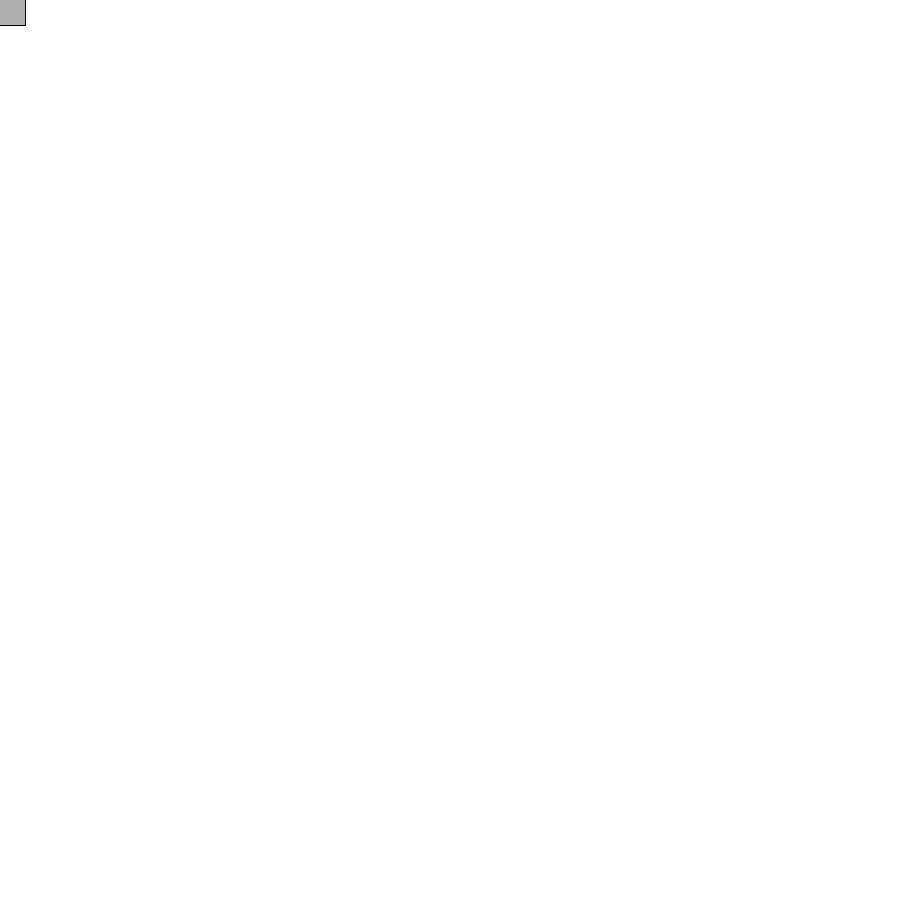
Frame 1 (no input)
Frame 60 (the mouse pressed at the canvas centre just before this capture): identical to frame 1, image omitted
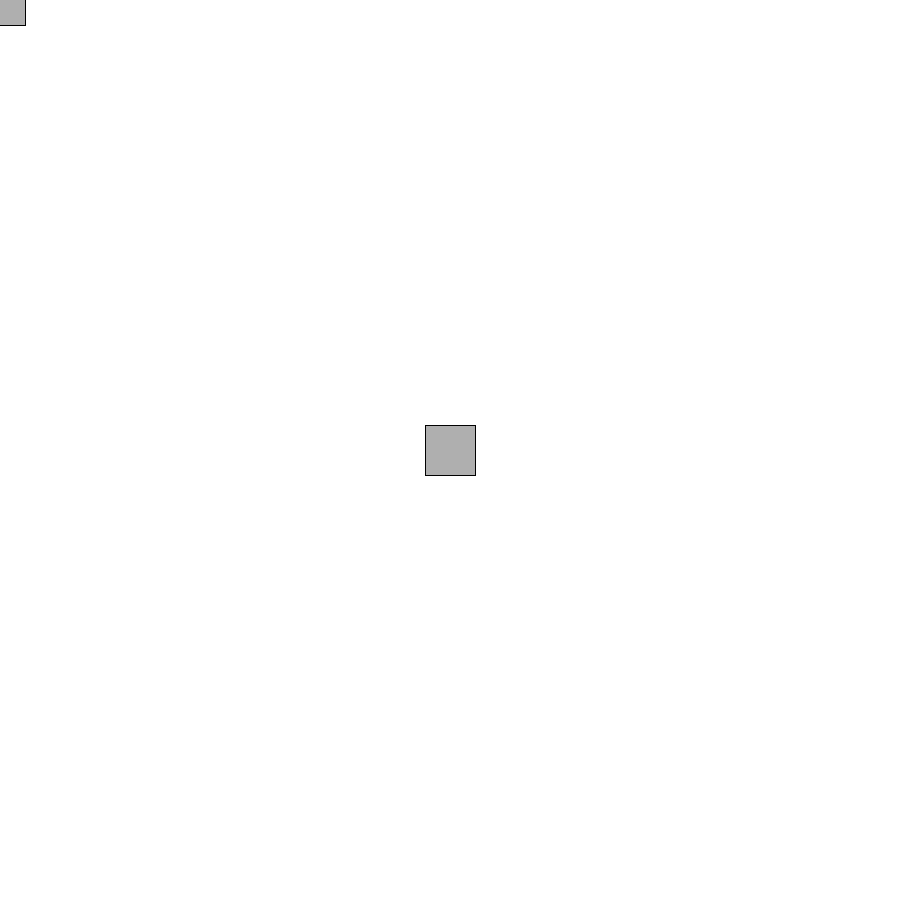
Frame 120 (the mouse held since frame 60 and released just before this capture)

The Processing sketch that drew these frames (run headless with seeded random() and noise(); from frame 60 on, the mouse is pressed at the canvas centre):

// Processing sketch: processing_102099
// ── processing_102099.pde

void setup() {
 size(900,900);
 background(255); 
}

void draw () {
 stroke(0);
 fill(175);
rectMode(CENTER);
rect(mouseX,mouseY,50,50);
  
}
